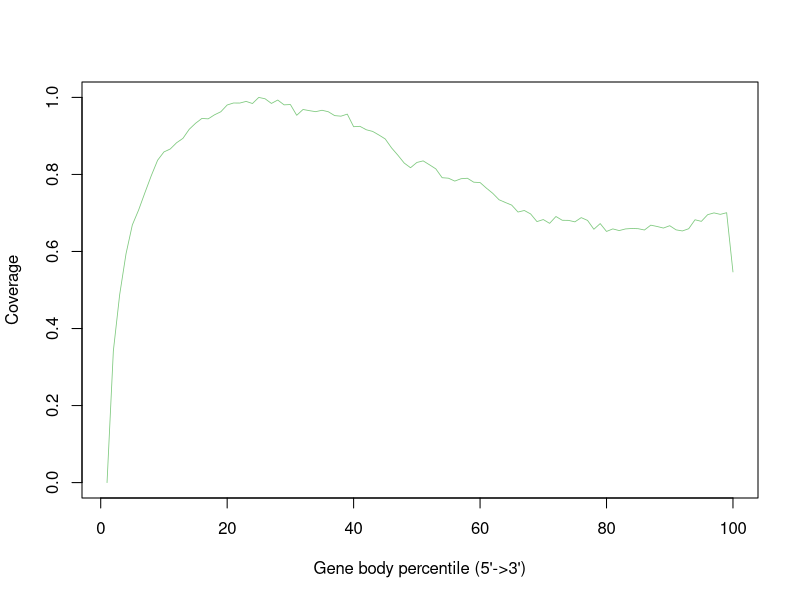

This chart was generated by the following R code:
H9_FT_1_long_transcripts <- c(0.0,0.3420465006344388,0.4881042718881397,0.5938129773841216,0.6689131191998606,0.707909337446819,0.7530322444206703,0.7968893837235339,0.8369398900306023,0.8584734904087776,0.8661023063717562,0.8823022665638295,0.8936319757171647,0.9172275023013957,0.9328614435349439,0.9454164904336576,0.9443342124250491,0.9548148931405966,0.962773368497002,0.9802888562685045,0.9854980966835021,0.9853301569925111,0.9896468290498346,0.9841359191899087,1.0,0.9964079566093599,0.9843691687607294,0.9931766725549225,0.9806589455875401,0.9815017540367725,0.9535553454581643,0.9686481476874083,0.9656283432438484,0.9629692981364915,0.9666422013783494,0.9627795884855572,0.952759186923096,0.9512788296469534,0.9566249098101659,0.9239481999353121,0.9249091881670938,0.9160394844873485,0.9117663523499117,0.9023866096086384,0.8921298484810788,0.8689292911701042,0.8499925360137337,0.8296220734953847,0.8174060159729306,0.8310775508173065,0.8352231731893613,0.8250472719130196,0.8145075013061976,0.7915526335431543,0.7902650959122235,0.7827731196974598,0.7889246883785734,0.7901064862040654,0.7798901550021148,0.778954046724554,0.7644397034309457,0.7510978279799965,0.734325628840843,0.7271757519966163,0.7204239544199239,0.7024077575697261,0.7064041002164556,0.6974224367427164,0.6775837832458388,0.6828987634662752,0.673030751623417,0.6908261388799044,0.6810358768939865,0.6807155474833926,0.6769306844475406,0.6879027442589506,0.6806409076207299,0.6577109198119075,0.6724367427163934,0.6520040803124922,0.6586439180951907,0.6542619361580375,0.6585443982783071,0.659735526086632,0.6591695071281068,0.6557733933769562,0.6683191102928371,0.664926106535964,0.6608115841066853,0.6669040628965243,0.6561590326673798,0.6533227178861991,0.6590793172940562,0.6823482944791381,0.6782026721070833,0.6955626601647052,0.7001778916726793,0.6963743686711616,0.7006412808200433,0.5469111536834772)


pdf("/users/sparthib/retina_lrs/plots/gene_body_percentile/long//long_.geneBodyCoverage.curves.pdf")
x=1:100
icolor = colorRampPalette(c("#7fc97f","#beaed4","#fdc086","#ffff99","#386cb0","#f0027f"))(1)
plot(x,H9_FT_1_long_transcripts,type='l',xlab="Gene body percentile (5'->3')", ylab="Coverage",lwd=0.8,col=icolor[1])
dev.off()
